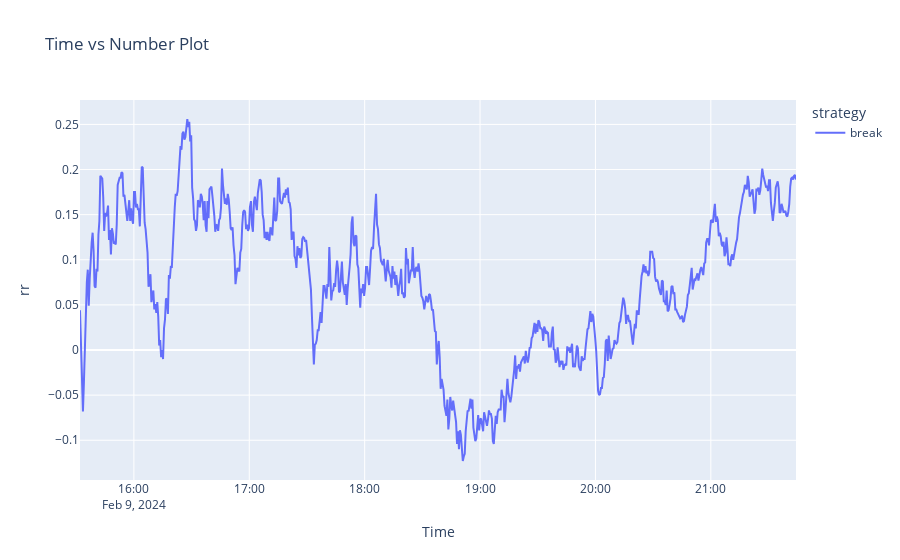

Source (notebook cell):
### Code cell
# Create the plot
fig = px.line(df, x='Time', y='rr', color='strategy', title='Time vs Number Plot')

# Show the plot
fig.show()

### Figure 1 — Plotly figure (JSON) as saved in the notebook; plotly's stock layout.template omitted (floating-point values rounded to 4 significant figures; data arrays with more than 128 entries replaced by an {"elided": "..."} marker saying what was removed)
{"data": [{"hovertemplate": "strategy=break<br>Time=%{x}<br>rr=%{y}<extra></extra>", "legendgroup": "break", "line": {"color": "#636efa", "dash": "solid"}, "marker": {"symbol": "circle"}, "mode": "lines", "name": "break", "orientation": "v", "showlegend": true, "type": "scatter", "x": {"elided": "742 str values"}, "xaxis": "x", "y": {"elided": "742 float values"}, "yaxis": "y"}], "layout": {"legend": {"title": {"text": "strategy"}, "tracegroupgap": 0}, "title": {"text": "Time vs Number Plot"}, "xaxis": {"anchor": "y", "domain": [0, 1], "title": {"text": "Time"}}, "yaxis": {"anchor": "x", "domain": [0, 1], "title": {"text": "rr"}}}}
